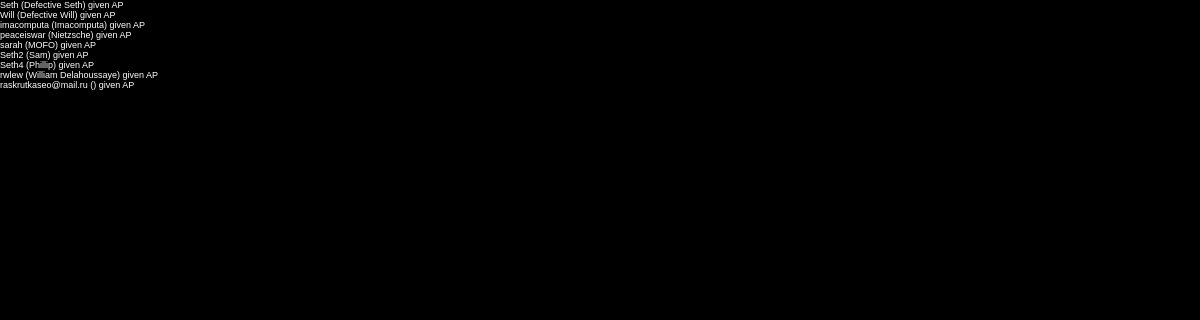
/rpg_auto_nightly.php, run on an earlier commit of the app's database.
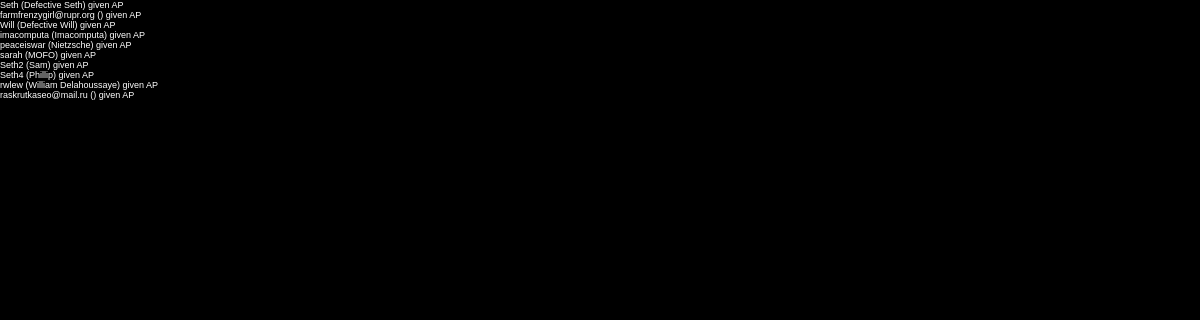
And on a later commit of the database.
### tables this page shows
CREATE TABLE IF NOT EXISTS `users` (
  `name` text NOT NULL,
  `pass` text NOT NULL,
  `real_name` text NOT NULL,
  `country` text NOT NULL,
  `gender` text NOT NULL,
  `email` text NOT NULL,
  `webpage` text NOT NULL,
  `avatar` text NOT NULL,
  `picture` text NOT NULL,
  `posts` int(11) NOT NULL DEFAULT '0',
  `karma` int(11) NOT NULL DEFAULT '0',
  `id` int(11) NOT NULL AUTO_INCREMENT,
  `show_flash` text NOT NULL,
  `icq` text NOT NULL,
  `yahoo` text NOT NULL,
  `msn` text NOT NULL,
  `aim` text NOT NULL,
  `irc_server` text NOT NULL,
  `irc_channel` text NOT NULL,
  `website_fav` text NOT NULL,
  `sentence` text NOT NULL,
  `first_login` datetime NOT NULL DEFAULT '0000-00-00 00:00:00',
  `reporter` text NOT NULL,
  `show_contact_info` text NOT NULL,
  `upload` text NOT NULL,
  `files_uploaded` int(11) NOT NULL DEFAULT '0',
  `files_downloaded` int(11) NOT NULL DEFAULT '0',
  `last_activity` datetime NOT NULL DEFAULT '0000-00-00 00:00:00',
  `last_login` datetime NOT NULL DEFAULT '0000-00-00 00:00:00',
  `birthday` datetime NOT NULL DEFAULT '0000-00-00 00:00:00',
  `access` int(11) NOT NULL DEFAULT '0',
  `forumposts` int(11) NOT NULL DEFAULT '0',
  `forumreplies` int(11) NOT NULL DEFAULT '0',
  `awards` text NOT NULL,
  `referrals` int(11) NOT NULL DEFAULT '0',
  `comments` int(11) NOT NULL DEFAULT '0',
  `linksadded` int(11) NOT NULL DEFAULT '0',
  `logins` int(11) NOT NULL DEFAULT '0',
  `rpg` text NOT NULL,
  `rpg_name` text NOT NULL,
  `rpg_hp` int(11) NOT NULL DEFAULT '0',
  `rpg_hpmax` int(11) NOT NULL DEFAULT '0',
  `rpg_pow` int(11) NOT NULL DEFAULT '0',
  `rpg_powmax` int(11) NOT NULL DEFAULT '0',
  `rpg_str` int(11) NOT NULL DEFAULT '0',
  `rpg_int` int(11) NOT NULL DEFAULT '0',
  `rpg_agl` int(11) NOT NULL DEFAULT '0',
  `rpg_def` int(11) NOT NULL DEFAULT '0',
  `rpg_level` int(11) NOT NULL DEFAULT '0',
  `rpg_trainpoints` int(11) NOT NULL DEFAULT '0',
  `rpg_abilities` text NOT NULL,
  `rpg_craft` text NOT NULL,
  `rpg_craft_skill` int(11) NOT NULL,
  `rpg_craft_skill_max` int(11) NOT NULL,
  `rpg_craft_recipes` text NOT NULL,
  `rpg_exp` int(11) NOT NULL DEFAULT '0',
  `rpg_totalexp` int(11) NOT NULL DEFAULT '0',
  `rpg_class` text NOT NULL,
  `rpg_bank` text NOT NULL,
  `rpg_bankcash` text NOT NULL,
  `rpg_x` text NOT NULL,
  `rpg_y` text NOT NULL,
  `rpg_z` text NOT NULL,
  `rpg_cash` decimal(19,2) NOT NULL,
  `rpg_encounter` text NOT NULL,
  `rpg_slot_head` int(11) NOT NULL DEFAULT '0',
  `rpg_slot_hands` int(11) NOT NULL DEFAULT '0',
  `rpg_slot_legs` int(11) NOT NULL DEFAULT '0',
  `rpg_slot_arms` int(11) NOT NULL DEFAULT '0',
  `rpg_slot_feet` int(11) NOT NULL DEFAULT '0',
  `rpg_slot_chest` int(11) NOT NULL DEFAULT '0',
  `rpg_slot_back` int(11) NOT NULL DEFAULT '0',
  `rpg_slot_mainhand` int(11) NOT NULL DEFAULT '0',
  `rpg_slot_sechand` int(11) NOT NULL DEFAULT '0',
  `rpg_lastaction` text NOT NULL,
  `rpg_ap` int(11) NOT NULL,
  `rpg_emails` text NOT NULL,
  `rpg_base` text NOT NULL,
  `rpg_base_tower1` text NOT NULL,
  `rpg_base_tower2` text NOT NULL,
  `rpg_base_tower3` text NOT NULL,
  `rpg_base_tower4` text NOT NULL,
  `rpg_henchleaders` int(11) NOT NULL,
  `rpg_henchmen` int(11) NOT NULL,
  `rpg_tutorial` text NOT NULL,
  `rpg_mapsize` text NOT NULL,
  `rpg_pvp_won` int(11) NOT NULL,
  `rpg_pvp_lost` int(11) NOT NULL,
  `rpg_pvp_lastplayer` int(11) NOT NULL,
  `rpg_clan` int(11) NOT NULL,
  `rpg_clanrank` int(11) NOT NULL,
  `rpg_quests_current` text NOT NULL,
  `rpg_quests_completed` text NOT NULL,
  UNIQUE KEY `id` (`id`)
);

### rpg.thm.php (called while the page is built, shortened)
<?php
$site_bg_color  = "000000";

### dm_config.php (called while the page is built, shortened)
<?php
include("rpg.thm.php");
function odb()
{
    $mysql = mysql_connect($GLOBALS['authdbaddress'], $GLOBALS['authdbuser'], $GLOBALS['authdbpass']);
    return $mysql;
}
function dm_query($query)
{
    $mysql=odb(); $result=mysql_query($query,$mysql) or die(mysql_error());
    return $result;
}

### rpg_auto_nightly.php (the view, shortened to what this page needs)
<?php
include("rpg_header.php");
$res=dm_query("select * from users");
$nusers=mysql_num_rows($res);
for($i=0;$i<$nusers;$i++) {
    $user=mysql_fetch_object($res);
    $user->rpg_ap+=50;
    echo "$user->name ($user->rpg_name) given AP<br>";
}
include("rpg_footer.php");

### rpg_header.php (shortened to what this page needs)
<?php
include ("dm_config.php");
echo "<html>\n<head>\n";
echo "<link rel=\"stylesheet\" href=\"rpg.css\" type=\"text/css\">\n";
echo "</head>\n<body bgcolor=\"$site_bg_color\" topmargin=\"0\" leftmargin=\"0\">\n";

### rpg_footer.php
</body>
</html>

### rpg.css (style rules this page uses)
body { scrollbar-base-color: #f08000; scrollbar-arrow-color: #f0c000; scrollbar-darkshadow-color: #a07000; font-family: Verdana, Arial, Helvetica, sans-serif; font-size: xx-small; font-style: bold; color: #ffffff; }

What changed in the data, as far as the page shows it:
added users: name "farmfrenzygirl@rupr.org"
